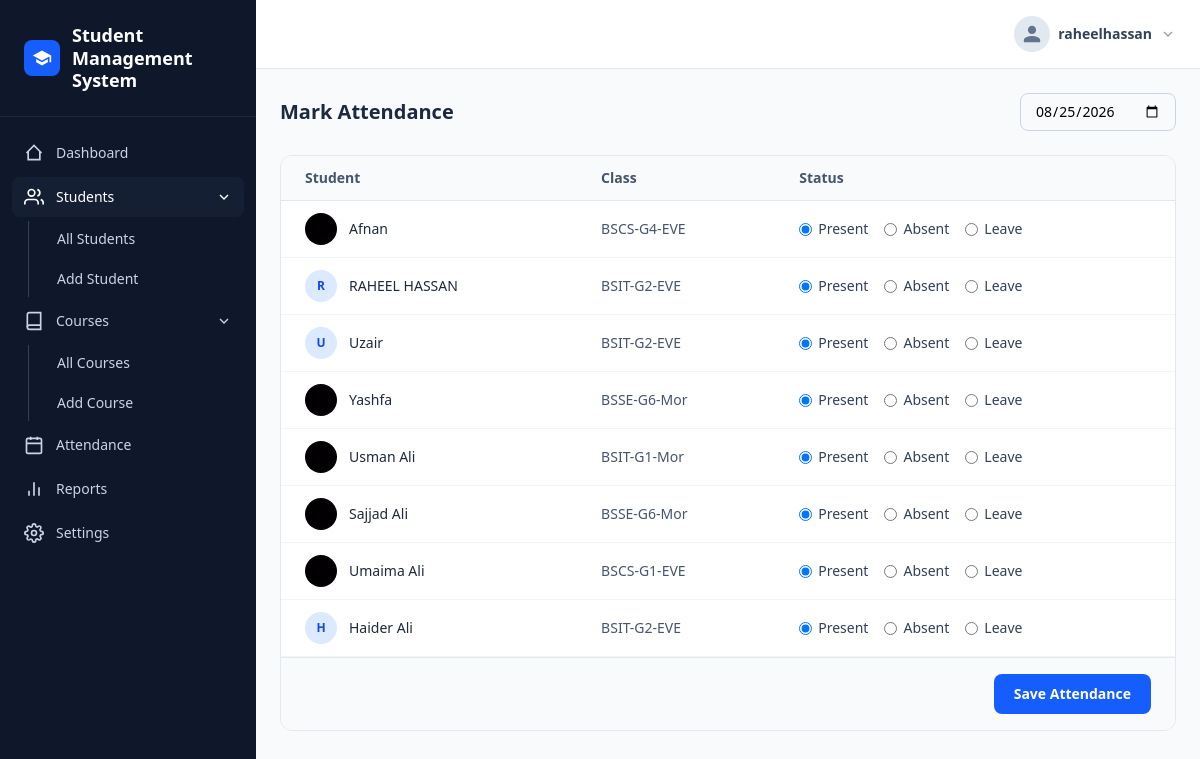
Screenshot of /students/attendance/mark/ (signed in) with the database file from the repository.
### students/models.py (models this page shows, shortened)
class Student(models.Model):
    username = models.CharField(max_length=100,primary_key=True)
    name = models.CharField(max_length=100)
    image = models.ImageField(upload_to="students/", blank=True, null=True)
    father_name = models.CharField(max_length=100)
    roll_no = models.IntegerField(null=False, unique=True)
    class_name = models.CharField(max_length=100)
    date_of_birth = models.DateField()
    gender = models.CharField(max_length=20, choices=[
        ("Male", "Male"),
        ("Female", "Female"),
        ("Other", "Other"),])
    course = models.ForeignKey(
        Course,
        on_delete=models.SET_NULL,
        null=True,
        blank=True,
        related_name="students"
    )
    phone = models.CharField(max_length=20)
    email = models.EmailField()
    address = models.TextField(max_length=200)
    admission_date = models.DateField(auto_now_add=True)

### students/views.py (the view, shortened to what this page needs)
# urls.py: path('attendance/mark/', views.mark_attendance, name='mark_attendance'),
@login_required
def mark_attendance(request):
    selected_date = request.GET.get('date') or request.POST.get('date') or timezone.now().date().isoformat()
    students = Student.objects.all().order_by('roll_no')
    existing = {
        a.student_id: a.status
        for a in Attendance.objects.filter(date=selected_date)
    }
    context = {
        'students': students,
        'selected_date': selected_date,
        'existing': existing,
    }
    return render(request, 'students/mark_attendance.html', context)

### students/templatetags/dict_extras.py (called while the page is built)
@register.filter
def get_item(dictionary, key):
    return dictionary.get(key)

### students/templates/students/mark_attendance.html (shortened to what this page needs)
{% extends "base.html" %}
{% load tailwind_tags %}
{% load dict_extras %}
{% block content %}
<div class="flex items-center justify-between mb-6 flex-wrap gap-3">
  <h1 class="text-xl font-bold text-slate-800">Mark Attendance</h1>
  <form method="GET" class="flex items-center gap-2">
    <input type="date" name="date" value="{{ selected_date }}"
      onchange="this.form.submit()"
      class="px-3.5 py-2 border border-slate-300 rounded-lg text-sm outline-none focus:border-blue-600 focus:ring-4 focus:ring-blue-600/10">
  </form>
</div>
<div class="bg-white border border-slate-200 rounded-xl overflow-hidden">
  <form method="POST">
    <table class="w-full text-sm">
      <thead>
        <tr class="border-b border-slate-200 bg-slate-50">
          <th class="text-left px-6 py-3 font-semibold text-slate-600">Student</th>
          <th class="text-left px-6 py-3 font-semibold text-slate-600">Class</th>
          <th class="text-left px-6 py-3 font-semibold text-slate-600">Status</th>
        </tr>
      </thead>
      <tbody>
        {% for student in students %}
          <tr class="border-b border-slate-100">
            <td class="px-6 py-3 flex items-center gap-3">
              {% if student.image %}
                <img src="{{ student.image.url }}" class="w-8 h-8 rounded-full object-cover">
              {% else %}
                <div class="w-8 h-8 rounded-full bg-blue-100 text-blue-700 flex items-center justify-center text-xs font-bold">
                  {{ student.name|first|upper }}
                </div>
              {% endif %}
              <span class="font-medium text-slate-800">{{ student.name }}</span>
            </td>
            <td class="px-6 py-3 text-slate-600">{{ student.class_name }}</td>
            <td class="px-6 py-3">
              <div class="flex gap-4">
                <label class="flex items-center gap-1.5 text-sm text-slate-700">
                  <input type="radio" name="status_{{ student.username }}" value="Present"
                    {% if existing|get_item:student.username == "Present" or not existing|get_item:student.username %}checked{% endif %}>
                  Present
                </label>
                <label class="flex items-center gap-1.5 text-sm text-slate-700">
                  <input type="radio" name="status_{{ student.username }}" value="Absent"
                    {% if existing|get_item:student.username == "Absent" %}checked{% endif %}>
                  Absent
                </label>
                <label class="flex items-center gap-1.5 text-sm text-slate-700">
                  <input type="radio" name="status_{{ student.username }}" value="Leave"
                    {% if existing|get_item:student.username == "Leave" %}checked{% endif %}>
                  Leave
                </label>
              </div>
            </td>
          </tr>
        {% empty %}
          <tr><td colspan="3" class="px-6 py-8 text-center text-slate-400">No students found.</td></tr>
        {% endfor %}
      </tbody>
    </table>
    <div class="px-6 py-4 border-t border-slate-200 bg-slate-50 flex justify-end">
      <button type="submit" class="px-5 py-2.5 rounded-lg bg-blue-600 text-white text-sm font-semibold hover:bg-blue-700 transition">
        Save Attendance
      </button>
    </div>
  </form>
</div>
{% endblock %}

### theme/templates/base.html (shortened to what this page needs)
{% load tailwind_tags %}
<!DOCTYPE html>
<html lang="en">
<head>
  {% tailwind_css %}
</head>
<body class="bg-slate-50">
<div class="flex min-h-screen">
  <aside class="w-64 bg-slate-900 text-white flex-shrink-0 hidden md:flex md:flex-col">
    <div class="flex items-center gap-3 px-6 py-6 border-b border-slate-800">
      <div class="w-9 h-9 bg-blue-600 rounded-lg flex items-center justify-center flex-shrink-0">
        <svg class="w-5 h-5 text-white" viewBox="0 0 24 24" fill="currentColor">
          <path d="M12 3L1 9l11 6 9-4.91V17h2V9L12 3zM5 13.18v4L12 21l7-3.82v-4L12 17l-7-3.82z"/>
        </svg>
      </div>
      <span class="text-lg font-bold leading-tight">Student Management<br>System</span>
    </div>
    <nav class="flex-1 px-3 py-4 space-y-1 text-sm">
      <a href="{% url 'dashboard' %}" class="flex items-center gap-3 px-3 py-2.5 rounded-lg text-slate-300 hover:bg-slate-800 hover:text-white transition">
        <svg class="w-5 h-5" viewBox="0 0 24 24" fill="none" stroke="currentColor" stroke-width="2"><path d="M3 12l9-9 9 9M5 10v10h14V10"/></svg>
        Dashboard
      </a>
      <div>
        <button type="button" onclick="document.getElementById('studentsMenu').classList.toggle('hidden')"
          class="w-full flex items-center justify-between px-3 py-2.5 rounded-lg text-white bg-slate-800/50 hover:bg-slate-800 transition">
          <span class="flex items-center gap-3">
            <svg class="w-5 h-5" viewBox="0 0 24 24" fill="none" stroke="currentColor" stroke-width="2"><path d="M17 21v-2a4 4 0 0 0-4-4H5a4 4 0 0 0-4 4v2"/><circle cx="9" cy="7" r="4"/><path d="M23 21v-2a4 4 0 0 0-3-3.87M16 3.13a4 4 0 0 1 0 7.75"/></svg>
            Students
          </span>
          <svg class="w-4 h-4" viewBox="0 0 24 24" fill="none" stroke="currentColor" stroke-width="2"><polyline points="6 9 12 15 18 9"/></svg>
        </button>
        <div id="studentsMenu" class="mt-1 ml-4 pl-4 border-l border-slate-700 space-y-1">
          <a href="{% url 'student_list' %}"
            class="block px-3 py-2 rounded-lg text-slate-300 hover:bg-slate-800 hover:text-white transition {% if request.resolver_match.url_name == 'student_list' %}bg-slate-800 text-white{% endif %}">
            All Students
          </a>
          <a href="{% url 'add_student' %}"
            class="block px-3 py-2 rounded-lg transition {% if request.resolver_match.url_name == 'add_student' %}bg-blue-600 text-white{% else %}text-slate-300 hover:bg-slate-800 hover:text-white{% endif %}">
            Add Student
          </a>
        </div>
      </div>
      <div>
        <button type="button" onclick="document.getElementById('coursesMenu').classList.toggle('hidden')"
          class="w-full flex items-center justify-between px-3 py-2.5 rounded-lg text-slate-300 hover:bg-slate-800 hover:text-white transition">
          <span class="flex items-center gap-3">
            <svg class="w-5 h-5" viewBox="0 0 24 24" fill="none" stroke="currentColor" stroke-width="2"><path d="M4 19.5A2.5 2.5 0 0 1 6.5 17H20"/><path d="M6.5 2H20v20H6.5A2.5 2.5 0 0 1 4 19.5v-15A2.5 2.5 0 0 1 6.5 2z"/></svg>
            Courses
          </span>
          <svg class="w-4 h-4" viewBox="0 0 24 24" fill="none" stroke="currentColor" stroke-width="2"><polyline points="6 9 12 15 18 9"/></svg>
        </button>
        <div id="coursesMenu" class="mt-1 ml-4 pl-4 border-l border-slate-700 space-y-1">
          <a href="{% url 'course_list' %}"
            class="block px-3 py-2 rounded-lg text-slate-300 hover:bg-slate-800 hover:text-white transition {% if request.resolver_match.url_name == 'course_list' %}bg-slate-800 text-white{% endif %}">
            All Courses
          </a>
          <a href="{% url 'add_course' %}"
            class="block px-3 py-2 rounded-lg transition {% if request.resolver_match.url_name == 'add_course' %}bg-blue-600 text-white{% else %}text-slate-300 hover:bg-slate-800 hover:text-white{% endif %}">
            Add Course
          </a>
        </div>
      </div>
      <a href="{% url 'mark_attendance' %}" class="flex items-center gap-3 px-3 py-2.5 rounded-lg text-slate-300 hover:bg-slate-800 hover:text-white transition">
        <svg class="w-5 h-5" viewBox="0 0 24 24" fill="none" stroke="currentColor" stroke-width="2"><rect x="3" y="4" width="18" height="18" rx="2"/><path d="M16 2v4M8 2v4M3 10h18"/></svg>
        Attendance
      </a>
      <a href="{% url 'reports_home' %}" class="flex items-center gap-3 px-3 py-2.5 rounded-lg text-slate-300 hover:bg-slate-800 hover:text-white transition">
        <svg class="w-5 h-5" viewBox="0 0 24 24" fill="none" stroke="currentColor" stroke-width="2"><path d="M18 20V10M12 20V4M6 20v-6"/></svg>
        Reports
      </a>
      <a href="#" class="flex items-center gap-3 px-3 py-2.5 rounded-lg text-slate-300 hover:bg-slate-800 hover:text-white transition">
        Settings
      </a>
    </nav>
  </aside>
  <div class="flex-1 flex flex-col min-w-0">
    <header class="bg-white border-b border-slate-200 px-6 py-4 flex items-center justify-between">
      <div class="relative">
        <button onclick="document.getElementById('userMenu').classList.toggle('hidden')" class="flex items-center gap-2">
          <div class="w-9 h-9 rounded-full bg-slate-200 flex items-center justify-center">
            <svg class="w-5 h-5 text-slate-500" viewBox="0 0 24 24" fill="currentColor"><path d="M12 12c2.7 0 4.9-2.2 4.9-4.9S14.7 2.2 12 2.2 7.1 4.4 7.1 7.1 9.3 12 12 12zm0 2.4c-3.3 0-9.8 1.6-9.8 4.9v2.5h19.6v-2.5c0-3.3-6.5-4.9-9.8-4.9z"/></svg>
          </div>
          <span class="text-sm font-semibold text-slate-700">{{ request.user.username }}</span>
          <svg class="w-4 h-4 text-slate-400" viewBox="0 0 24 24" fill="none" stroke="currentColor" stroke-width="2"><polyline points="6 9 12 15 18 9"/></svg>
        </button>
      </div>
    </header>
    <main class="flex-1 p-6">
      {% block content %}{% endblock %}
    </main>
  </div>
</div>
</body>
</html>

### rows the page displays
Student: image (picture), name "Afnan", class_name "BSCS-G4-EVE", username "☑ Present", username "☐ Absent", username "☐ Leave"
Student: name|first "R", name "RAHEEL HASSAN", class_name "BSIT-G2-EVE", username "☑ Present", username "☐ Absent", username "☐ Leave"
Student: name|first "U", name "Uzair", class_name "BSIT-G2-EVE", username "☑ Present", username "☐ Absent", username "☐ Leave"
Student: image (picture), name "Yashfa", class_name "BSSE-G6-Mor", username "☑ Present", username "☐ Absent", username "☐ Leave"
Student: image (picture), name "Usman Ali", class_name "BSIT-G1-Mor", username "☑ Present", username "☐ Absent", username "☐ Leave"
Student: image (picture), name "Sajjad Ali", class_name "BSSE-G6-Mor", username "☑ Present", username "☐ Absent", username "☐ Leave"
Student: image (picture), name "Umaima Ali", class_name "BSCS-G1-EVE", username "☑ Present", username "☐ Absent", username "☐ Leave"
Student: name|first "H", name "Haider Ali", class_name "BSIT-G2-EVE", username "☑ Present", username "☐ Absent", username "☐ Leave"

### other values shown
{{ request.user.username }} "raheelhassan"
